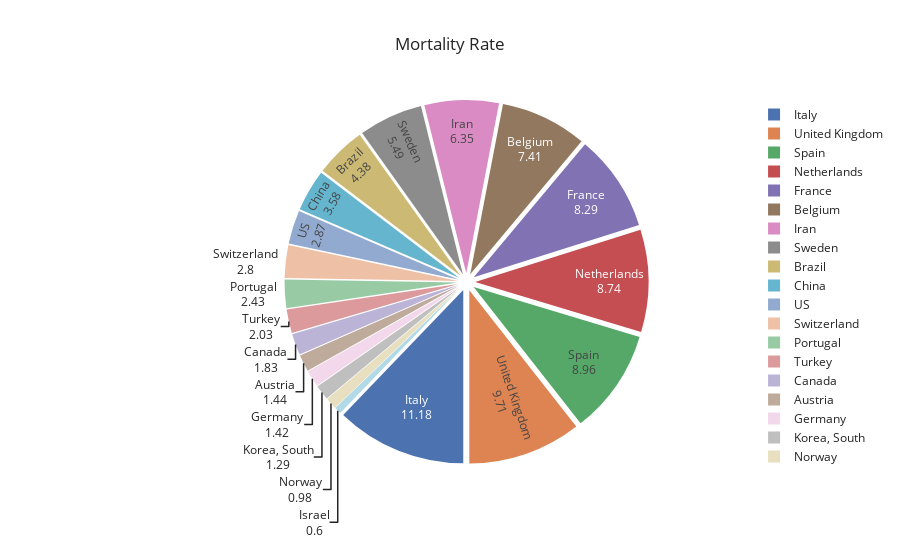

The notebook cell saved with this chart:
### Code cell
fig = px.pie(df_groupby_country.head(20),values="Fatalities Rate",names="country",title="Mortality Rate",template="seaborn")
fig.update_traces(rotation=180, pull=0.05, textinfo='value+label')
fig.show()

### Figure 1 — Plotly figure (JSON) as saved in the notebook; plotly's stock layout.template omitted (floating-point values rounded to 4 significant figures)
{"data": [{"domain": {"x": [0, 1], "y": [0, 1]}, "hovertemplate": "country=%{label}<br>Fatalities Rate=%{value}<extra></extra>", "labels": ["US", "China", "Italy", "Spain", "Germany", "France", "Iran", "United Kingdom", "Turkey", "Switzerland", "Korea, South", "Belgium", "Netherlands", "Canada", "Austria", "Brazil", "Portugal", "Israel", "Sweden", "Norway"], "legendgroup": "", "name": "", "pull": 0.05, "rotation": 180, "showlegend": true, "textinfo": "value+label", "type": "pie", "values": [2.87, 3.58, 11.18, 8.96, 1.42, 8.29, 6.35, 9.71, 2.03, 2.8, 1.29, 7.41, 8.74, 1.83, 1.44, 4.38, 2.43, 0.6, 5.49, 0.98]}], "layout": {"legend": {"tracegroupgap": 0}, "title": {"text": "Mortality Rate"}}}
